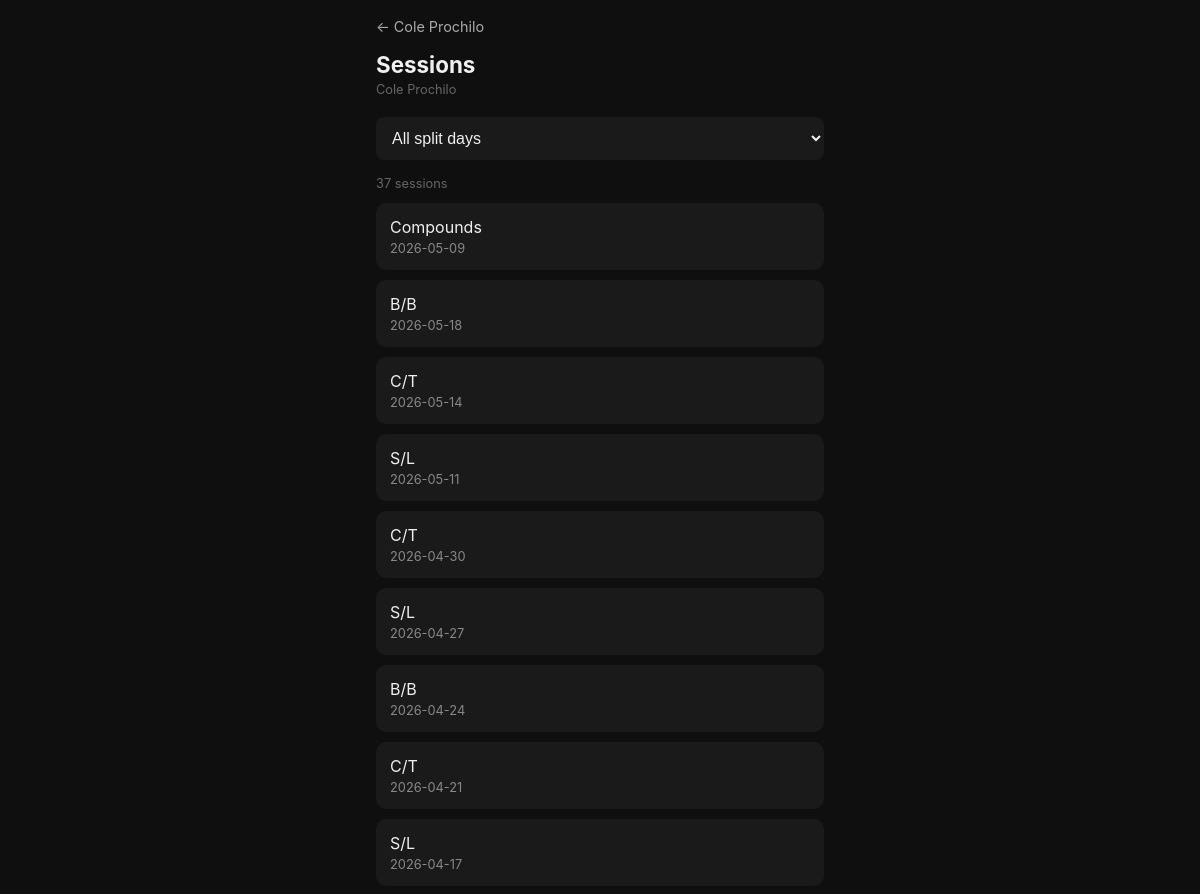
/user/1/sessions (upper part), run on an earlier commit of the app's database.
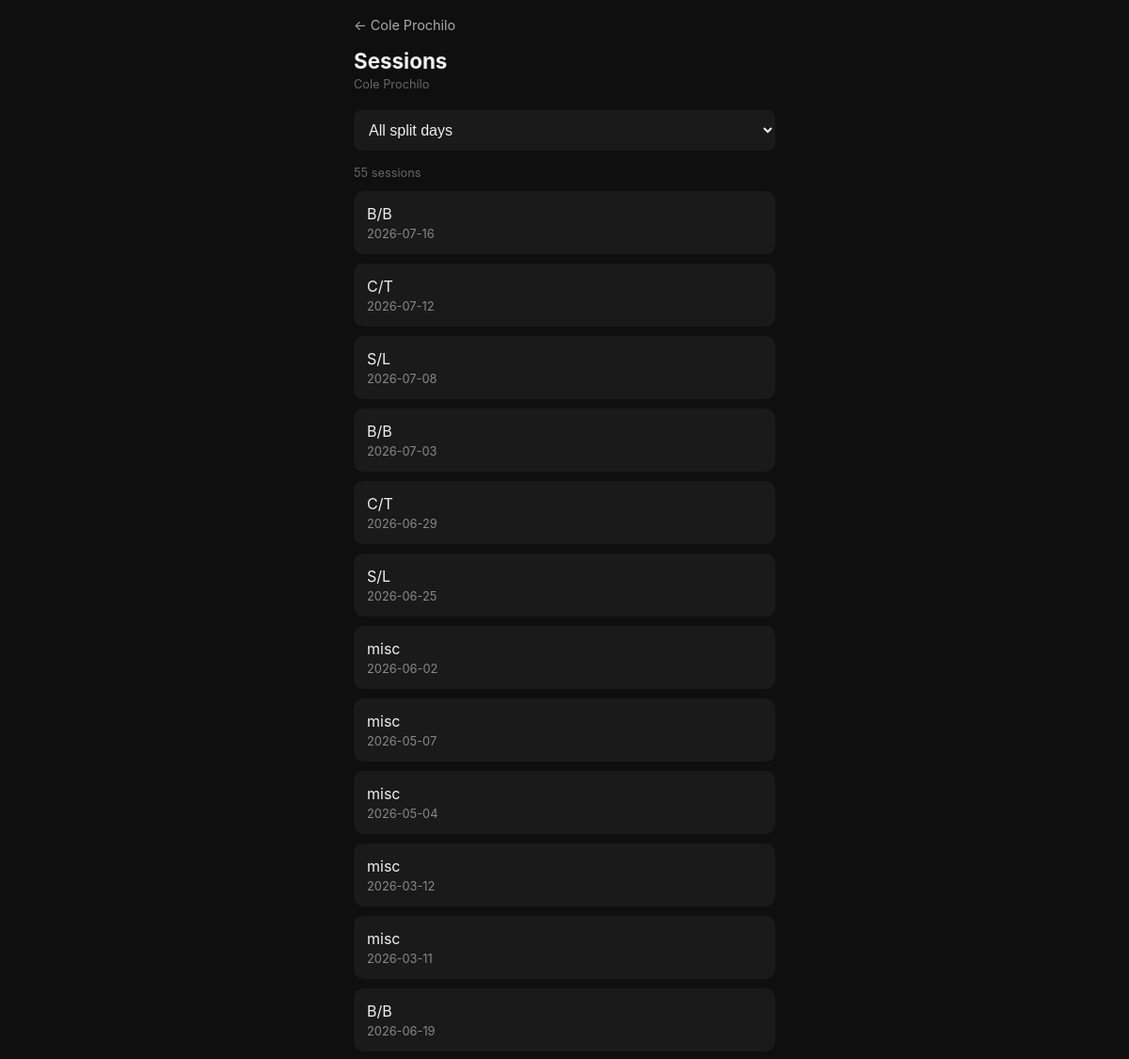
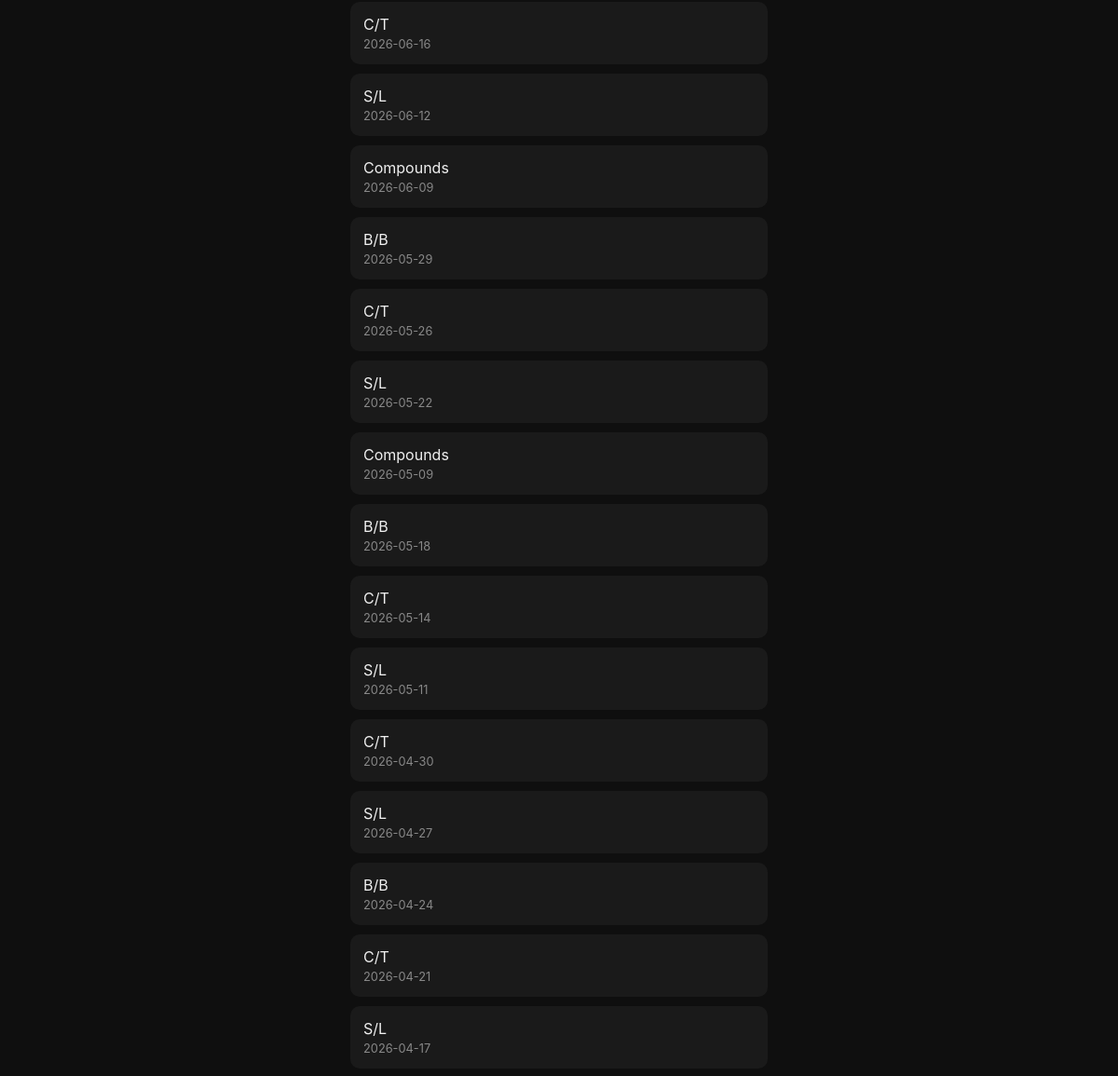
And on a later commit of the database (2 pictures, top to bottom).
### tables this page shows
CREATE TABLE users (
    user_id       INTEGER PRIMARY KEY AUTOINCREMENT,
    username      TEXT NOT NULL UNIQUE,
    password_hash TEXT NOT NULL,
    date_created  TEXT NOT NULL
);

CREATE TABLE workout_sessions (
    workout_id    INTEGER PRIMARY KEY AUTOINCREMENT,
    user_id       INTEGER NOT NULL REFERENCES users(user_id),
    date          TEXT NOT NULL,
    split_day     TEXT REFERENCES split_days(name)
, ended INTEGER DEFAULT 0, notes TEXT);

### web_app.py (the view)
@app.route("/user/<int:user_id>/sessions")
def all_sessions(user_id):
    with get_conn() as conn:
        user = conn.execute("SELECT username FROM users WHERE user_id = ?", (user_id,)).fetchone()
        if not user:
            return redirect(url_for("index"))
        split_filter = request.args.get("split")
        split_days = [r[0] for r in conn.execute(
            "SELECT DISTINCT split_day FROM workout_sessions WHERE user_id = ? ORDER BY split_day",
            (user_id,)
        ).fetchall()]
        if split_filter:
            sessions = conn.execute(
                "SELECT workout_id, date, split_day FROM workout_sessions WHERE user_id = ? AND split_day = ? ORDER BY workout_id DESC",
                (user_id, split_filter)
            ).fetchall()
        else:
            sessions = conn.execute(
                "SELECT workout_id, date, split_day FROM workout_sessions WHERE user_id = ? ORDER BY workout_id DESC",
                (user_id,)
            ).fetchall()
    return render_template("all_sessions.html", user_id=user_id, username=user[0],
                           sessions=sessions, split_days=split_days, split_filter=split_filter)

### db.py (called while the page is built)
def get_conn():
    conn = sqlite3.connect(DB_PATH)
    conn.execute("PRAGMA foreign_keys = ON")
    return conn

### templates/all_sessions.html (shortened to what this page needs)
{% extends "base.html" %}
{% block content %}
<a class="back-link" href="{{ url_for('user_home', user_id=user_id) }}">← {{ username.title() }}</a>
<h1>Sessions</h1>
<div class="username-tag">{{ username.title() }}</div>
<select onchange="location.replace(this.value)" style="width:100%; padding:12px; border-radius:8px; border:none; background:#1a1a1a; color:#f0f0f0; font-size:1rem; margin-bottom:16px;">
  <option value="{{ url_for('all_sessions', user_id=user_id) }}" {% if not split_filter %}selected{% endif %}>All split days</option>
</select>
<div style="font-size:0.8rem; color:#666; margin-bottom:12px;">{{ sessions|length }} session{{ 's' if sessions|length != 1 else '' }}</div>
{% if not sessions %}
  <p style="color:#666;">No sessions found.</p>
{% else %}
  {% for session in sessions %}
  <a href="{{ url_for('session_detail', user_id=user_id, workout_id=session[0]) }}" class="card" style="display:block; text-decoration:none;">
    <div style="color:#f0f0f0; font-size:1rem;">{{ session[2] }}</div>
    <div style="color:#888; font-size:0.8rem; margin-top:4px;">{{ session[1] }}</div>
  </a>
  {% endfor %}
{% endif %}
{% endblock %}

### templates/base.html (shortened to what this page needs)
<!DOCTYPE html>
<html lang="en">
<head>
</head>
<body>
  {% block content %}{% endblock %}
</body>
</html>

### templates/base.html (style rules this page uses)
* { box-sizing: border-box; margin: 0; padding: 0; }
body { font-family: -apple-system, BlinkMacSystemFont, sans-serif; background: #0f0f0f; color: #f0f0f0; padding: 16px; max-width: 480px; margin: 0 auto; }
h1 { font-size: 1.4rem; margin-bottom: 4px; }
a { color: #4da6ff; text-decoration: none; }
.card { background: #1a1a1a; border-radius: 10px; padding: 14px; margin-bottom: 10px; }
.back-link { display: inline-block; margin-bottom: 16px; font-size: 0.9rem; color: #aaa; }
.username-tag { font-size: 0.8rem; color: #666; margin-bottom: 20px; }

What changed in the data, as far as the page shows it:
added workout_sessions: split_day "B/B", date "2026-07-16"
added workout_sessions: split_day "C/T", date "2026-07-12"
added workout_sessions: split_day "S/L", date "2026-07-08"
added workout_sessions: split_day "B/B", date "2026-07-03"
added workout_sessions: split_day "C/T", date "2026-06-29"
added workout_sessions: split_day "S/L", date "2026-06-25"
added workout_sessions: split_day "misc", date "2026-06-02"
added workout_sessions: split_day "misc", date "2026-05-07"
added workout_sessions: split_day "misc", date "2026-05-04"
added workout_sessions: split_day "misc", date "2026-03-12"
added workout_sessions: split_day "misc", date "2026-03-11"
added workout_sessions: split_day "B/B", date "2026-06-19"
added workout_sessions: split_day "C/T", date "2026-06-16"
added workout_sessions: split_day "S/L", date "2026-06-12"
added workout_sessions: split_day "Compounds", date "2026-06-09"
added workout_sessions: split_day "B/B", date "2026-05-29"
added workout_sessions: split_day "C/T", date "2026-05-26"
added workout_sessions: split_day "S/L", date "2026-05-22"
Also different on the page:
{{ sessions|length }}: "37" → "55"
